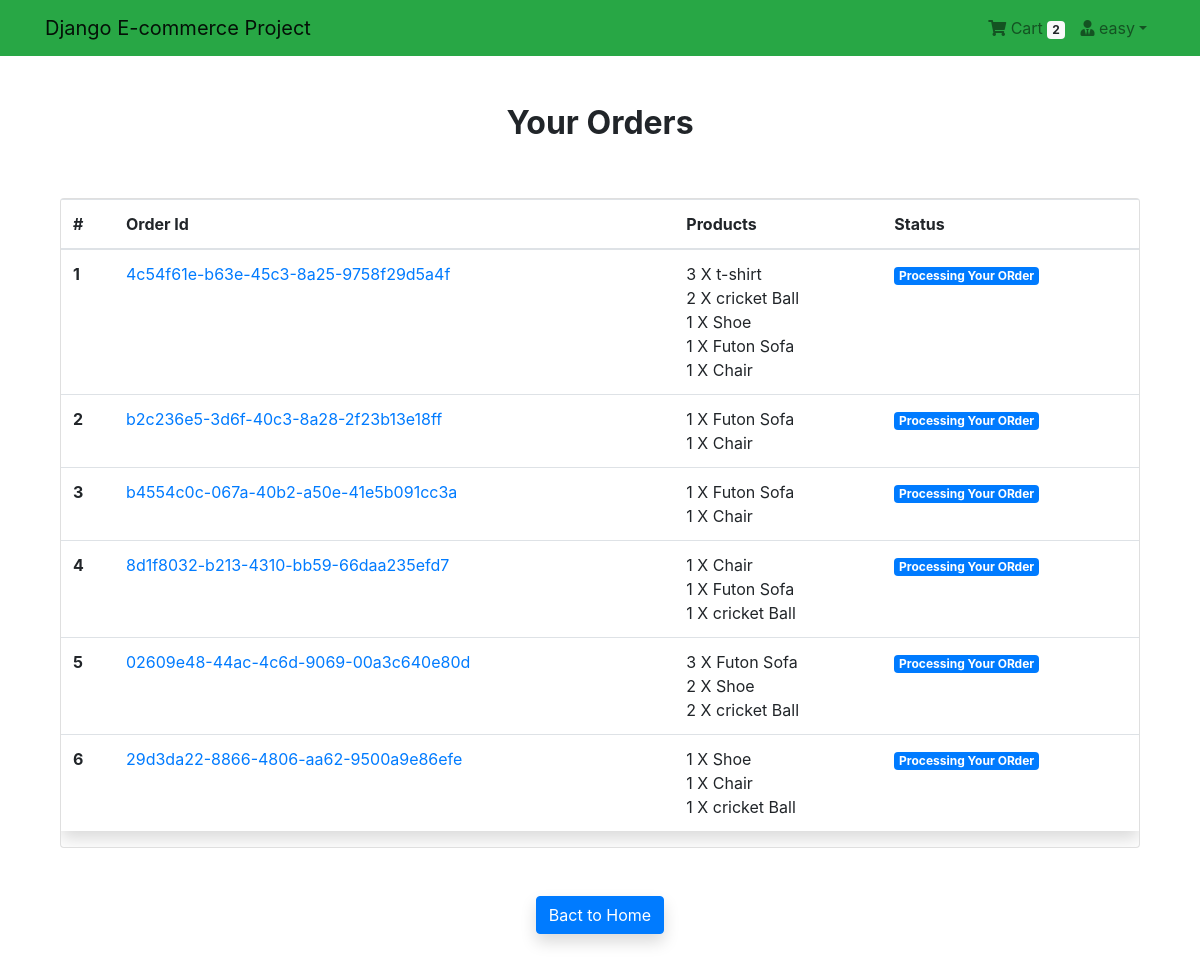
Screenshot of /payment/orders/ (signed in) with the database file from the repository.
### App_Login/models.py (models this page shows, shortened)
class User(AbstractBaseUser, PermissionsMixin):
    email = models.EmailField(unique=True, null=False)
    is_staff = models.BooleanField(
        ugettext_lazy('staff status'),
        default=False,
        help_text = ugettext_lazy('Designates whether the user can log in this site')
    )
    is_active = models.BooleanField(
        ugettext_lazy('active'),
        default=True,
        help_text=ugettext_lazy('Designates whether this user should be treated as active. Unselect this instead of deleting accounts')
    )
    USERNAME_FIELD = 'email'
    objects = MyUserManager()

class Profile(models.Model):
    user = models.OneToOneField(User, on_delete=models.CASCADE, related_name='profile')
    username = models.CharField(max_length=264, blank=True)
    full_name = models.CharField(max_length=264, blank=True)
    address_1 = models.TextField(max_length=300, blank=True)
    city = models.CharField(max_length=40, blank=True)
    zipcode = models.CharField(max_length=10, blank=True)
    country = models.CharField(max_length=50, blank=True)
    phone = models.CharField(max_length=20, blank=True)
    date_joined = models.DateTimeField(auto_now_add=True)

### App_Order/models.py (models this page shows, shortened)
class Order(models.Model):
    orderitems = models.ManyToManyField(Cart)
    user = models.ForeignKey(settings.AUTH_USER_MODEL,on_delete=models.CASCADE)
    ordered = models.BooleanField(default=False)
    created = models.DateTimeField(auto_now_add=True)
    paymentId = models.CharField(max_length=264,blank=True,null=True)
    orderId = models.CharField(max_length=200,blank=True,null=True)

class Cart(models.Model):
    user = models.ForeignKey(settings.AUTH_USER_MODEL,on_delete=models.CASCADE,related_name='cart')
    item = models.ForeignKey(Product,on_delete=models.CASCADE)
    quantity = models.IntegerField(default=1)
    purchaed = models.BooleanField(default=False)
    created = models.DateTimeField(auto_now_add=True)
    updated = models.DateTimeField(auto_now=True)
    def __str__(self):
        return f'{self.quantity} X {self.item}'

### App_Shop/models.py (models this page shows)
class Product(models.Model):
    mainimage = models.ImageField(upload_to='Products')
    name = models.CharField(max_length=264)
    category = models.ForeignKey(Category, on_delete=models.CASCADE, related_name='category')
    preview_text = models.TextField(max_length=200,verbose_name='Preview Text')
    detail_text = models.TextField(max_length=1000,verbose_name='Description')
    price = models.FloatField()
    old_price = models.FloatField(default=0.00)
    created = models.DateTimeField(auto_now_add=True)
    def __str__(self):
        return self.name
    class Meta:
        ordering = ['-created',]

### App_Payment/views.py (the view)
# urls.py: path('orders/', views.order_view, name='orders'),
@login_required
def order_view(request):
    try:
        orders = Order.objects.filter(user=request.user, ordered=True)
        context = {'orders':orders}
    except:
        messages.warning(request, f"You don't have any active orders!!!")
        return redirect('App_Shop:home')
    return render(request, 'App_Payment/order.html',context)

### App_Order/templatetags/cart_tag.py (called while the page is built)
@register.filter
def cart_total(user):
    order = Order.objects.filter(user=user, ordered=False)
    if order.exists():
        return order[0].orderitems.count()
    else:
        return 0

### templates/App_Payment/order.html
{% extends 'base.html' %}
{% block body_block %}
<div class="container mt-5">
  <h2 class="text-center"><strong>Your Orders</strong></h2>
  <div class="row">
    <div class="col-md-12">
      <div class="card mt-5" style="height:auto">
        <div class="table-responsive">
          <table class="table shadow">
            <thead >
              <tr>
                <th scope="col">#</th>
                <th scope="col">Order Id</th>
                <th scope="col">Products</th>
                <th scope="col">Status</th>
              </tr>
            </thead>
            <tbody>
              {% for order in orders %}
              <tr>
                <th scope="row">{{ forloop.counter }}</th>
                <td><a href="#">{{ order.orderId }}</a></td>
                <td>
                  {% for item in order.orderitems.all %} {{item}} <br> {% endfor %}
                </td>
                <td><span class="badge badge-primary">Processing Your ORder</span></td>
              </tr>
              {% endfor %}
            </tbody>
          </table>
        </div>
      </div>
    </div>
    <div class="col-md-12 my-5 text-center">
      <a class="btn btn-primary shadow" href="{% url 'App_Shop:home' %}">Bact to Home</a>
    </div>
  </div>
</div>
{% endblock %}

### templates/navbar.html (shortened to what this page needs)
{% load cart_tag %}
<nav class="navbar navbar-expand-lg navbar-light bg-success">
    <div class="container">
      <a class="navbar-brand" href="{% url 'App_Shop:home' %}">Django E-commerce Project</a>
      <div class="collapse navbar-collapse" id="navbarNav">
        <ul class="navbar-nav ml-auto">
          {% if request.user.is_authenticated %}
          <li class="nav-item">
            <a href="{% url 'App_Order:cart' %}" class="nav-link">
                <i class="fa fa-shopping-cart"></i> Cart
                <span class="badge badge-light"> {{ request.user | cart_total }} </span>
            </a>
          </li>
          <li class="nav-item dropdown">
            <a class="nav-link dropdown-toggle" href="#" id="navbarDropdown" role="button" data-toggle="dropdown" aria-haspopup="true" aria-expanded="false"><i class="fas fa-user-tie"></i> {{request.user.profile.username}}</a>
          </li>
          {% else %}
          <li class="nav-item">
            <a href="{% url 'App_Login:login' %}" class="btn btn-primary">Login</a>
          </li>
          {% endif %}
        </ul>
      </div>
    </div>
  </nav>

### templates/base.html (style rules this page uses)
.card { height: 350px; }

### rows the page displays
User: user|cart_total "2", user.profile.username "easy"
Order: orderId "4c54f61e-b63e-45c3-8a25-9758f29d5a4f"
Cart: quantity+item "3 X t-shirt"
Cart: quantity+item "2 X cricket Ball"
Cart: quantity+item "1 X Shoe"
Cart: quantity+item "1 X Futon Sofa"
Cart: quantity+item "1 X Chair"
Order: orderId "b2c236e5-3d6f-40c3-8a28-2f23b13e18ff"
Cart: quantity+item "1 X Futon Sofa"
Cart: quantity+item "1 X Chair"
Order: orderId "b4554c0c-067a-40b2-a50e-41e5b091cc3a"
Cart: quantity+item "1 X Futon Sofa"
Cart: quantity+item "1 X Chair"
Order: orderId "8d1f8032-b213-4310-bb59-66daa235efd7"
Cart: quantity+item "1 X Chair"
Cart: quantity+item "1 X Futon Sofa"
Cart: quantity+item "1 X cricket Ball"
Order: orderId "02609e48-44ac-4c6d-9069-00a3c640e80d"
Cart: quantity+item "3 X Futon Sofa"
Cart: quantity+item "2 X Shoe"
Cart: quantity+item "2 X cricket Ball"
Order: orderId "29d3da22-8866-4806-aa62-9500a9e86efe"
Cart: quantity+item "1 X Shoe"
Cart: quantity+item "1 X Chair"
Cart: quantity+item "1 X cricket Ball"
